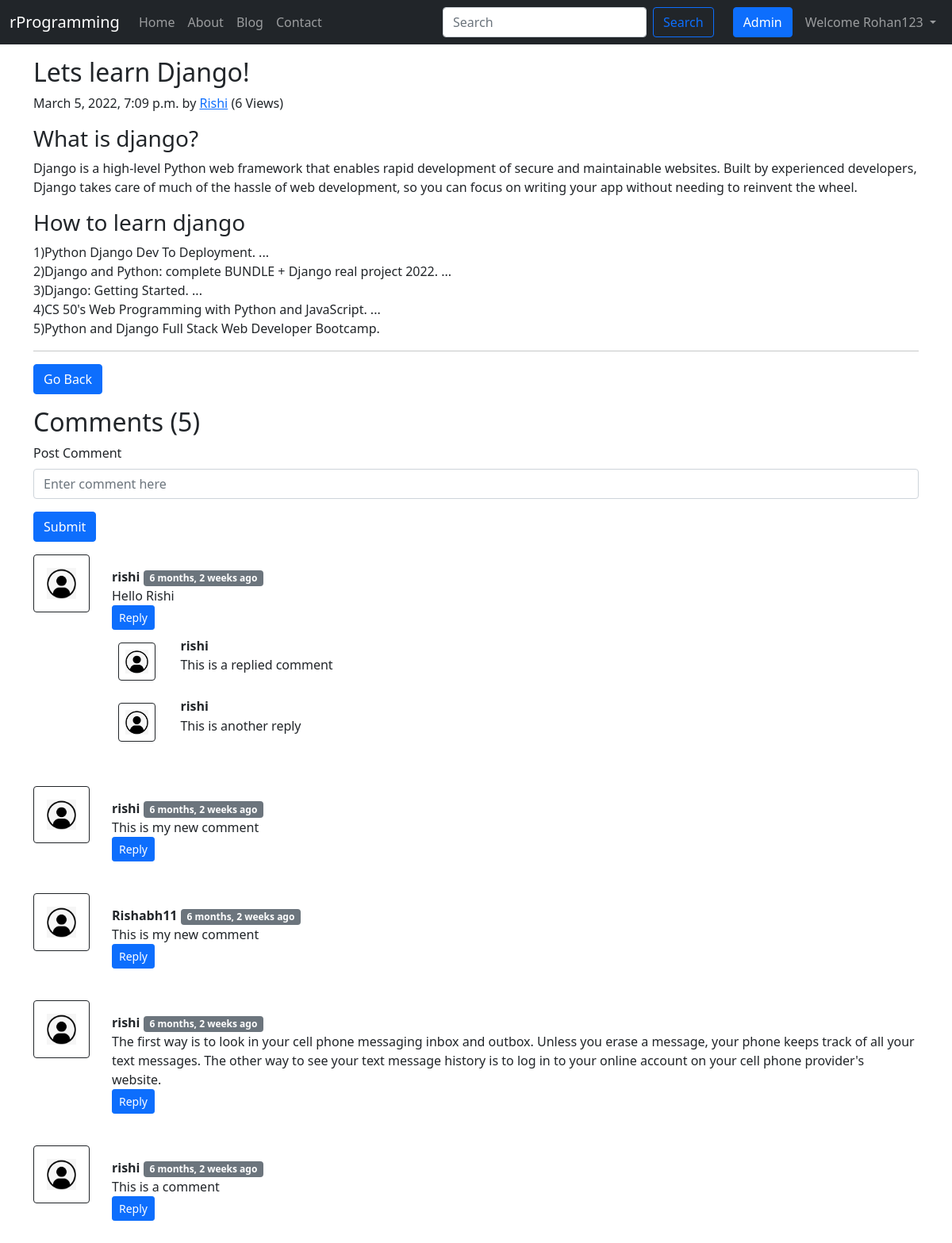
Page /blog/first_article (signed in) on the committed database.
### blog/models.py (models this page shows, shortened)
class Post(models.Model):
    sno = models.AutoField(primary_key=True)
    title = models.CharField(max_length=255)
    content = models.TextField()
    author = models.CharField(max_length=15)
    slug = models.CharField(max_length=150)
    views = models.IntegerField(default=0)
    timeStamp = models.DateTimeField(blank=True)

class BlogComment(models.Model):
    sno = models.AutoField(primary_key=True)
    comment = models.TextField()
    user = models.ForeignKey(User, on_delete=models.CASCADE)
    post = models.ForeignKey(Post, on_delete=models.CASCADE)
    parent = models.ForeignKey('self', on_delete=models.CASCADE, null=True)
    timestamp = models.DateTimeField(default=now)

### blog/views.py (the view)
# urls.py: path('<str:slug>', views.blogPost, name='blogPost'),
def blogPost(request, slug):
    post = Post.objects.filter(slug=slug).first()
    post.views = post.views + 1
    post.save()
    comments = BlogComment.objects.filter(post=post, parent=None)
    replies = BlogComment.objects.filter(post=post).exclude(parent=None)
    replyDict={}
    for reply in replies:
        if reply.parent.sno not in replyDict.keys():
            replyDict[reply.parent.sno]=[reply]
        else:
            replyDict[reply.parent.sno].append(reply)
    context = {'post': post, 'comments': comments, 'user': request.user, 'replyDict': replyDict}
    return render(request, 'blog/blogPost.html', context)

### blog/templatetags/extras.py (called while the page is built)
@register.filter(name='get_val')
def get_val(dict, key):
    return dict.get(key)

### templates/blog/blogPost.html (shortened to what this page needs)
{% extends 'base.html' %}
{% block body %}
{% load humanize %}
{% load extras %}
<div class="container my-3">
    <article class="blog-post">
        <h2 class="blog-post-title">{{post.title}}</h2>
        <p class="blog-post-meta">{{post.timeStamp}} by <a href="/about">{{post.author}}</a> (<span>{{post.views}} Views</span>)</p>
        <p>{{post.content|safe}}</p>
        <hr>
        <a href="/blog" role="button" class="btn btn-primary">Go Back</a>
    </article>
</div>
<div class="container">
    <h2>Comments ({{comments.count}})</h2>
    <div class="my-2">
        {% if user.is_authenticated %}
        <form action="/blog/postComment" method="post">
            <div class="mb-3">
                <label for="exampleInputEmail1" class="form-label">Post Comment</label>
                <input type="text" class="form-control" name="comment" placeholder="Enter comment here">
            </div>
            <button type="submit" class="btn btn-primary">Submit</button>
        </form>
        {% else %}
        <p>Please login to post comments</p>
        {% endif %}
    </div>
    {% for comment in comments %}
    <div class="row my-3">
        <div class="col-md-1"> <img class="rounded mx-auto d-block w-100 p-3 border border-dark"
                src="/static/img/user.png.png" alt="">
        </div>
        <div class="col-md-11 p-3"><b>{{comment.user.username}}</b> <span class="badge bg-secondary">{{comment.timestamp | naturaltime}}</span>
            <div>{{comment.comment}}</div>
            <div class="reply mx-0">
                {% if user.is_authenticated %}
                <button class="btn btn-sm btn-primary" type="button" data-bs-toggle="collapse"
                    data-bs-target="#replyBox{{comment.sno}}" aria-expanded="false"
                    aria-controls="replyBox{{comment.sno}}">
                    Reply
                </button>
                {% else %}
                <button class="btn btn-sm btn-primary" type="button" data-bs-toggle="collapse"
                    data-bs-target="#replyBox{{comment.sno}}" aria-expanded="false"
                    aria-controls="replyBox{{comment.sno}}" disabled>
                    Login to Reply
                </button>
                {% endif %}
                <div class="replies my-2">
                    {% for reply in replyDict|get_val:comment.sno %}
                    <div class="row my-1">
                        <div class="col-md-1 ">
                            <img class="rounded mx-auto d-block w-75 my-2 border border-dark p-2"
                                src="/static/img/user.png.png" alt="user">
                        </div>
                        <div class="col-md-11">
                            <div class="col-md-11 ">
                                <b> {{reply.user.username}} </b> <span class="badge badge-secondary ">{{reply.timestamp | naturaltime}}</span>
                                <div>{{reply.comment}}</div>
                            </div>
                            <br>
                        </div>
                    </div>
                    {% endfor %}
                </div>
            </div>
        </div>
    </div>
    {% endfor %}
</div>
{% endblock %}

### templates/base.html (shortened to what this page needs)
<!doctype html>
<html lang="en">
<head>
    <link href="https://cdn.jsdelivr.net/npm/bootstrap@5.1.3/dist/css/bootstrap.min.css" rel="stylesheet"
>
</head>
<body>
    <nav class="navbar navbar-expand-lg navbar-dark bg-dark">
        <div class="container-fluid">
            <a class="navbar-brand" href="/">rProgramming</a>
            <div class="collapse navbar-collapse" id="navbarSupportedContent">
                <ul class="navbar-nav me-auto mb-2 mb-lg-0">
                    <li class="nav-item">
                        <a class="nav-link  {% block homeactive %} {% endblock homeactive %}" aria-current="page"
                            href="/">Home</a>
                    </li>
                    <li class="nav-item">
                        <a class="nav-link  {% block aboutactive %} {% endblock aboutactive %}" href="/about">About</a>
                    </li>
                    <li class="nav-item">
                        <a class="nav-link  {% block blogactive %} {% endblock blogactive %}" href="/blog">Blog</a>
                    </li>
                    <li class="nav-item">
                        <a class="nav-link  {% block contactactive %} {% endblock contactactive %}"
                            href="/contact">Contact</a>
                    </li>
                </ul>
                <form method="get" action="/search" class="d-flex mx-3">
                    <input class="form-control me-2" type="search" placeholder="Search" aria-label="Search" name="query"
                        id="query">
                    <button class="btn btn-outline-primary" type="submit">Search</button>
                </form>
                <a href="/admin" role="button" class="btn btn-primary mx-2" target="_blank">Admin</a>
                {% if user.is_authenticated %}
                <ul class="navbar-nav ml-auto mb-2 mb-lg-0 mr-2">
                    <li class="nav-item dropdown">
                        <a class="nav-link dropdown-toggle" href="#" id="navbarDropdown" role="button"
                            data-bs-toggle="dropdown" aria-expanded="false">
                            Welcome {{request.user}}
                        </a>
                    </li>
                </ul>
                {% endif %}
            </div>
        </div>
    </nav>
    {% block body %} {% endblock %}
</body>
</html>

### rows in the picture
Post: title "Lets learn Django!", timeStamp "March 5, 2022, 7:09 p.m.", author "Rishi", views "6", content "What is django? Django is a high-level Python web framework that enables rapid development of secure and maintainable websites. Built by experienced developers, Django takes care of much of the hassle of web development, so you can focus on writing your app without needing to reinvent the wheel. How to learn django 1)Python Django Dev To Deployment. ... 2)Django and Python: complete BUNDLE + Django real project 2022. ... 3)Django: Getting Started. ... 4)CS 50's Web Programming with Python and JavaScript. ... 5)Python and Django Full Stack Web Developer Bootcamp."
BlogComment: user.username "rishi", timestamp "6 months, 2 weeks ago", comment "Hello Rishi"
BlogComment: user.username "rishi", comment "This is a replied comment"
BlogComment: user.username "rishi", comment "This is another reply"
BlogComment: user.username "rishi", timestamp "6 months, 2 weeks ago", comment "This is my new comment"
BlogComment: user.username "Rishabh11", timestamp "6 months, 2 weeks ago", comment "This is my new comment"
BlogComment: user.username "rishi", timestamp "6 months, 2 weeks ago", comment "The first way is to look in your cell phone messaging inbox and outbox. Unless you erase a message, your phone keeps track of all your text messages. The other way to see your text message history is to log in to your online account on your cell phone provider's website."
BlogComment: user.username "rishi", timestamp "6 months, 2 weeks ago", comment "This is a comment"

### other values in the picture
{{ request.user }} "Rohan123"
{{ comments.count }} "5"
